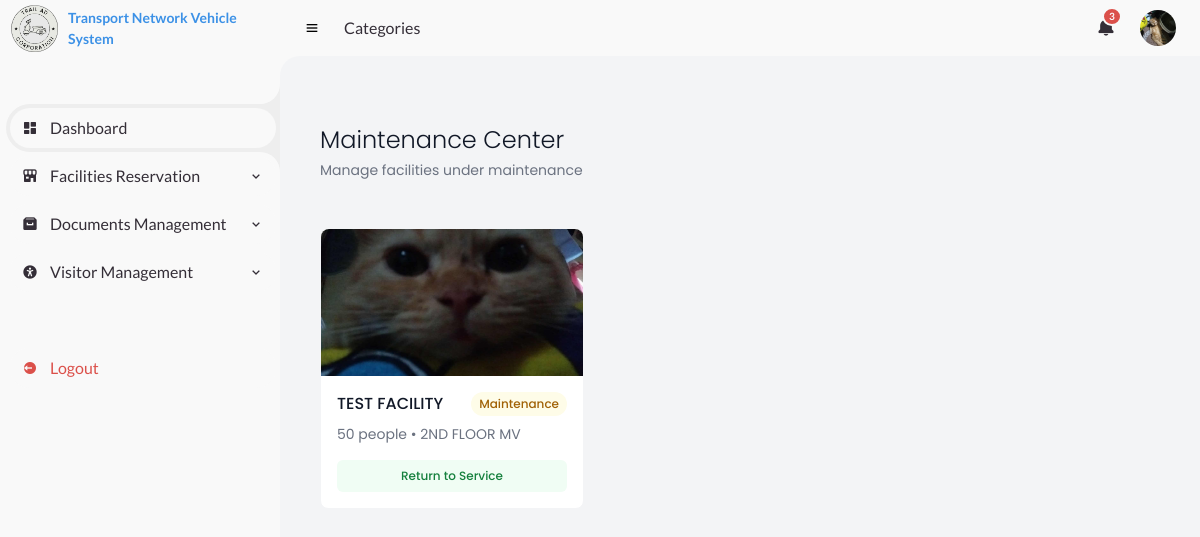
/PHP/Facilities_Maintenance.php (signed in), run on the app's committed database.
### tables this page shows
CREATE TABLE `users` (
  `id` int(11) NOT NULL,
  `username` varchar(50) NOT NULL,
  `password` varchar(255) NOT NULL,
  `role` enum('super_admin','admin','employee') NOT NULL,
  `created_at` timestamp NOT NULL DEFAULT current_timestamp(),
  `email` varchar(255) DEFAULT NULL,
  `profile_picture` varchar(255) DEFAULT NULL
);

CREATE TABLE `facilities` (
  `facility_id` int(11) NOT NULL,
  `name` varchar(100) NOT NULL,
  `capacity` int(11) NOT NULL,
  `location` varchar(150) NOT NULL,
  `status` enum('Pending','Approved','Rejected','Under Maintenance') DEFAULT 'Pending',
  `picture` varchar(255) DEFAULT NULL,
  `available_date` date NOT NULL,
  `available_time` time NOT NULL,
  `created_at` timestamp NOT NULL DEFAULT current_timestamp()
);

### PHP/partials/functions.php (called while the page is built, shortened)
<?php
function getPendingItems($conn) {
    $pendingItems = [];
    $sql_res = "SELECT 'Reservation' as type, reserved_by as name, created_at, 'Approval_Rejection_Requests.php' as link
                FROM reservations WHERE status = 'Pending' ORDER BY created_at DESC LIMIT 3";
    $result_res = $conn->query($sql_res);
    $sql_fac = "SELECT 'New Facility' as type, name, created_at, 'Reserve_Room.php' as link
                FROM facilities WHERE status = 'Pending' ORDER BY created_at DESC LIMIT 3";
    $result_fac = $conn->query($sql_fac);
    if ($result_fac && $result_fac->num_rows > 0) {
        while ($row = $result_fac->fetch_assoc()) {
            $pendingItems[] = $row;
        }
    }
    $sql_vis = "SELECT 'Visitor Pre-Reg' as type, name, created_at, 'Visitor_Pre_Registration.php' as link
                FROM visitors WHERE request_status = 'pending' ORDER BY created_at DESC LIMIT 3";
    $result_vis = $conn->query($sql_vis);
    if ($result_vis && $result_vis->num_rows > 0) {
        while ($row = $result_vis->fetch_assoc()) {
            $pendingItems[] = $row;
        }
    }
    usort($pendingItems, function($a, $b) {
        return strtotime($b['created_at']) - strtotime($a['created_at']);
    });
    return array_slice($pendingItems, 0, 5);
}
?>

### PHP/Facilities_Maintenance.php (the view, shortened to what this page needs)
<?php
include 'db_connect.php';
include 'partials/functions.php';
$pendingApprovals = getPendingItems($conn);
?>
<!DOCTYPE html>
<html lang="en">
<head>
    <link href='https://unpkg.com/boxicons@2.1.4/css/boxicons.min.css' rel='stylesheet'>
    <link rel="stylesheet" href="../CSS/index.css">
    <script src="https://cdn.tailwindcss.com"></script>
</head>
<body class="bg-gray-100 flex h-screen overflow-hidden">
    <?php include 'partials/sidebar.php'; ?>
    <section id="content">
        <?php include 'partials/header.php'; ?>
        <main>
            <div class="max-w-7xl mx-auto px-4 py-8">
                <div class="mb-12">
                    <h1 class="text-2xl font-light text-gray-900">Maintenance Center</h1>
                    <p class="text-sm text-gray-500 mt-1">Manage facilities under maintenance</p>
                </div>
                <div class="grid sm:grid-cols-2 lg:grid-cols-3 gap-6">
                        <?php
                        $query = "SELECT * FROM facilities WHERE status = 'Maintenance' OR status = 'Under Maintenance'";
                        $result = $conn->query($query);
                        if ($result && $result->num_rows > 0) {
                            while($row = $result->fetch_assoc()) {
                                $picturePath = !empty($row['picture']) ? "../uploads/" . htmlspecialchars($row['picture']) : "https://via.placeholder.com/300x200?text=No+Image";
                                echo "
                                <div class='bg-white rounded-lg border border-gray-100 hover:border-gray-200 transition-colors group'>
                                    <div class='aspect-video overflow-hidden rounded-t-lg'>
                                        <img src='{$picturePath}' alt='".htmlspecialchars($row['name'])."' class='w-full h-full object-cover group-hover:scale-105 transition-transform duration-300'>
                                    </div>
                                    <div class='p-4'>
                                        <div class='flex items-start justify-between mb-2'>
                                            <h3 class='font-medium text-gray-900'>".htmlspecialchars($row['name'])."</h3>
                                            <span class='px-2 py-1 rounded-full text-xs font-medium bg-yellow-50 text-yellow-700'>Maintenance</span>
                                        </div>
                                        <div class='space-y-1 text-sm text-gray-500 mb-4'>
                                            <p>".htmlspecialchars($row['capacity'])." people • ".htmlspecialchars($row['location'])."</p>
                                        </div>
                                        <form method='POST' onsubmit=\"return confirm('Return to service?');\">
                                            <input type='hidden' name='facility_id' value='".htmlspecialchars($row['facility_id'])."'>
                                            <input type='hidden' name='action' value='return_to_service'>
                                            <button type='submit' class='w-full bg-green-50 hover:bg-green-100 text-green-700 px-3 py-2 rounded-md text-xs font-medium transition-colors'>
                                                Return to Service
                                            </button>
                                        </form>
                                    </div>
                                </div>
                                ";
                            }
                        }
                        ?>
                    </div>
                </div>
            </main>
    </section>
</body>
</html>

### PHP/partials/header.php (shortened to what this page needs)
<?php
$currentUserProfilePic = '../PICTURES/Ser.jpg';
try {
    if (isset($conn) && isset($_SESSION['user_id'])) {
        $columns = $conn->query("SHOW COLUMNS FROM users LIKE 'profile_picture'");
        if ($columns && $columns->num_rows > 0) {
            $stmt = $conn->prepare("SELECT profile_picture FROM users WHERE id = ?");
            $stmt->bind_param("i", $_SESSION['user_id']);
            $stmt->execute();
            $result = $stmt->get_result();
            $user = $result->fetch_assoc();
            if (!empty($user['profile_picture']) && file_exists("../uploads/profiles/" . $user['profile_picture'])) {
                $currentUserProfilePic = "../uploads/profiles/" . $user['profile_picture'];
            }
        }
    }
} catch (Exception $e) {
}
?>
<nav>
    <i class='bx bx-menu' ></i>
    <a href="#" class="nav-link">Categories</a>
    <a href="#" class="notification" id="notificationBtn">
        <i class='bx bxs-bell' ></i>
        <span class="num"><?= count($pendingApprovals) ?></span>
    </a>
    <a href="#" class="profile" id="profileBtn">
        <img src="<?= htmlspecialchars($currentUserProfilePic) ?>" alt="Profile">
    </a>
</nav>

### CSS/index.css (style rules this page uses)
* { margin: 0; padding: 0; box-sizing: border-box; }
a { text-decoration: none; }
:root { --poppins: 'Poppins', sans-serif; --lato: 'Lato', sans-serif; --light: #F9F9F9; --blue: #3C91E6; --light-blue: #CFE8FF; --grey: #eee; --dark-grey: #AAAAAA; --dark: #342E37; --red: #DB504A; --yellow: #FFCE26; --light-yellow: #FFF2C6; --orange: #FD7238; --light-orange: #FFE0D3; }
html { overflow-x: hidden; }
body { background: var(--grey); overflow-x: hidden; }
#content { position: relative; width: calc(100% - 280px); left: 280px; transition: .3s ease; }
#content nav { height: 56px; background: var(--light); padding: 0 24px; display: flex; align-items: center; grid-gap: 24px; font-family: var(--lato); position: sticky; top: 0; left: 0; z-index: 1000; }
#content nav::before { content: ''; position: absolute; width: 40px; height: 40px; bottom: -40px; left: 0; border-radius: 50%; box-shadow: -20px -20px 0 var(--light); }
#content nav a { color: var(--dark); }
#content nav .bx.bx-menu { cursor: pointer; }
#content nav .nav-link { font-size: 16px; transition: 3s ease; }
#content nav .notification { position: relative; font-size: 20px; }
#content nav .notification .num { position: absolute; top: -6px; right: -6px; width: 20px; border-radius: 50%; border: 2px solid var(--light); background: var(--red); color: var(--light); font-weight: 700; font-size: 10px; display: flex; justify-content: center; align-items: center; }
#content nav .profile img { width: 36px; height: 36px; object-fit: cover; border-radius: 50%; }
#content main { width: 100%; padding: 36px 24px; font-family: var(--poppins); max-height: calc(100vh - 56px); overflow-y: auto; }

### PHP/Facilities_Maintenance.php (style rules this page uses)
body { font-family: 'Inter', sans-serif; }

### data on the page
users: profile_picture (picture)
facilities: picture (picture), name "TEST FACILITY", capacity "50", location "2ND FLOOR MV"

### other printed values
count($pendingApprovals) "3"
